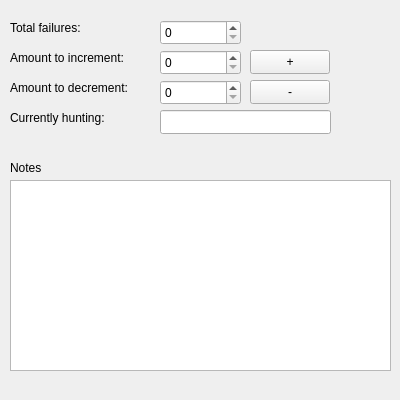
<?xml version="1.0" encoding="UTF-8"?>
<ui version="4.0">
 <class>MainWindow</class>
 <widget class="QMainWindow" name="MainWindow">
  <property name="geometry">
   <rect>
    <x>0</x>
    <y>0</y>
    <width>400</width>
    <height>400</height>
   </rect>
  </property>
  <property name="maximumSize">
   <size>
    <width>500</width>
    <height>400</height>
   </size>
  </property>
  <property name="windowTitle">
   <string>Shiny Counter</string>
  </property>
  <widget class="QWidget" name="centralwidget">
   <widget class="QLabel" name="label_failure">
    <property name="geometry">
     <rect>
      <x>10</x>
      <y>20</y>
      <width>121</width>
      <height>16</height>
     </rect>
    </property>
    <property name="text">
     <string>Total failures:</string>
    </property>
   </widget>
   <widget class="QSpinBox" name="count_egg">
    <property name="geometry">
     <rect>
      <x>160</x>
      <y>20</y>
      <width>81</width>
      <height>25</height>
     </rect>
    </property>
    <property name="maximum">
     <number>99999</number>
    </property>
   </widget>
   <widget class="QSpinBox" name="count_inc">
    <property name="geometry">
     <rect>
      <x>160</x>
      <y>50</y>
      <width>81</width>
      <height>25</height>
     </rect>
    </property>
   </widget>
   <widget class="QSpinBox" name="count_dec">
    <property name="geometry">
     <rect>
      <x>160</x>
      <y>80</y>
      <width>81</width>
      <height>25</height>
     </rect>
    </property>
   </widget>
   <widget class="QLabel" name="label">
    <property name="geometry">
     <rect>
      <x>10</x>
      <y>50</y>
      <width>121</width>
      <height>16</height>
     </rect>
    </property>
    <property name="text">
     <string>Amount to increment:</string>
    </property>
   </widget>
   <widget class="QLabel" name="label_2">
    <property name="geometry">
     <rect>
      <x>10</x>
      <y>80</y>
      <width>131</width>
      <height>16</height>
     </rect>
    </property>
    <property name="text">
     <string>Amount to decrement:</string>
    </property>
   </widget>
   <widget class="QPushButton" name="button_add">
    <property name="geometry">
     <rect>
      <x>250</x>
      <y>50</y>
      <width>80</width>
      <height>24</height>
     </rect>
    </property>
    <property name="text">
     <string>+</string>
    </property>
   </widget>
   <widget class="QPushButton" name="button_sub">
    <property name="geometry">
     <rect>
      <x>250</x>
      <y>80</y>
      <width>80</width>
      <height>24</height>
     </rect>
    </property>
    <property name="text">
     <string>-</string>
    </property>
   </widget>
   <widget class="QLineEdit" name="edit_name">
    <property name="geometry">
     <rect>
      <x>160</x>
      <y>110</y>
      <width>171</width>
      <height>24</height>
     </rect>
    </property>
    <property name="text">
     <string/>
    </property>
   </widget>
   <widget class="QLabel" name="label_3">
    <property name="geometry">
     <rect>
      <x>10</x>
      <y>110</y>
      <width>111</width>
      <height>16</height>
     </rect>
    </property>
    <property name="text">
     <string>Currently hunting:</string>
    </property>
   </widget>
   <widget class="QPlainTextEdit" name="plainTextEdit">
    <property name="geometry">
     <rect>
      <x>10</x>
      <y>180</y>
      <width>381</width>
      <height>191</height>
     </rect>
    </property>
   </widget>
   <widget class="QLabel" name="label_4">
    <property name="geometry">
     <rect>
      <x>10</x>
      <y>160</y>
      <width>49</width>
      <height>16</height>
     </rect>
    </property>
    <property name="text">
     <string>Notes</string>
    </property>
   </widget>
  </widget>
  <widget class="QMenuBar" name="menubar">
   <property name="geometry">
    <rect>
     <x>0</x>
     <y>0</y>
     <width>400</width>
     <height>21</height>
    </rect>
   </property>
  </widget>
 </widget>
 <resources/>
 <connections/>
</ui>
